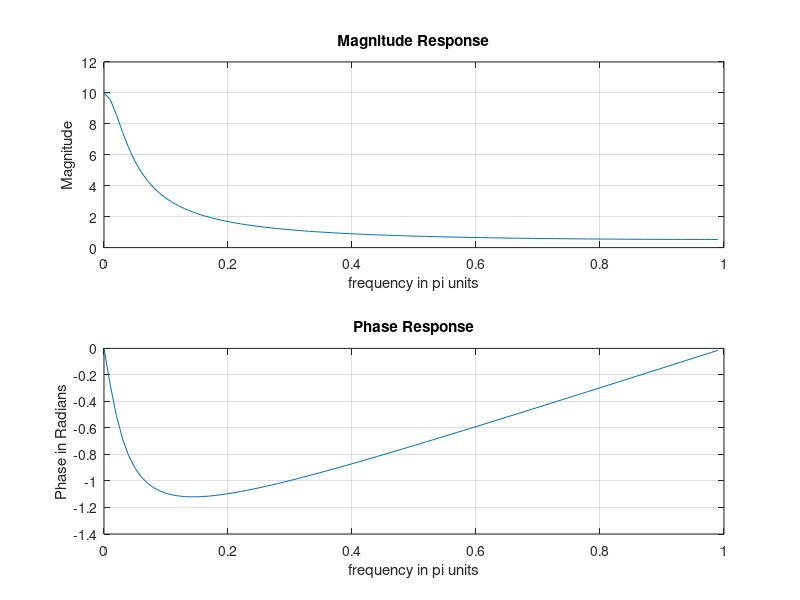

The MATLAB source for this figure:
clc;
clear all;
close all;

b = [1, 0];
a = [1. -0.9];

[H, w] = freqz(b, a, 100);

magH = abs(H);
phaH = angle(H);

subplot(2, 1, 1);
plot(w / pi, magH);
grid;
title('Magnitude Response');
xlabel('frequency in pi units');
ylabel('Magnitude');

subplot(2, 1, 2);
plot(w / pi, phaH);
grid;
title('Phase Response');
xlabel('frequency in pi units');
ylabel('Phase in Radians');
